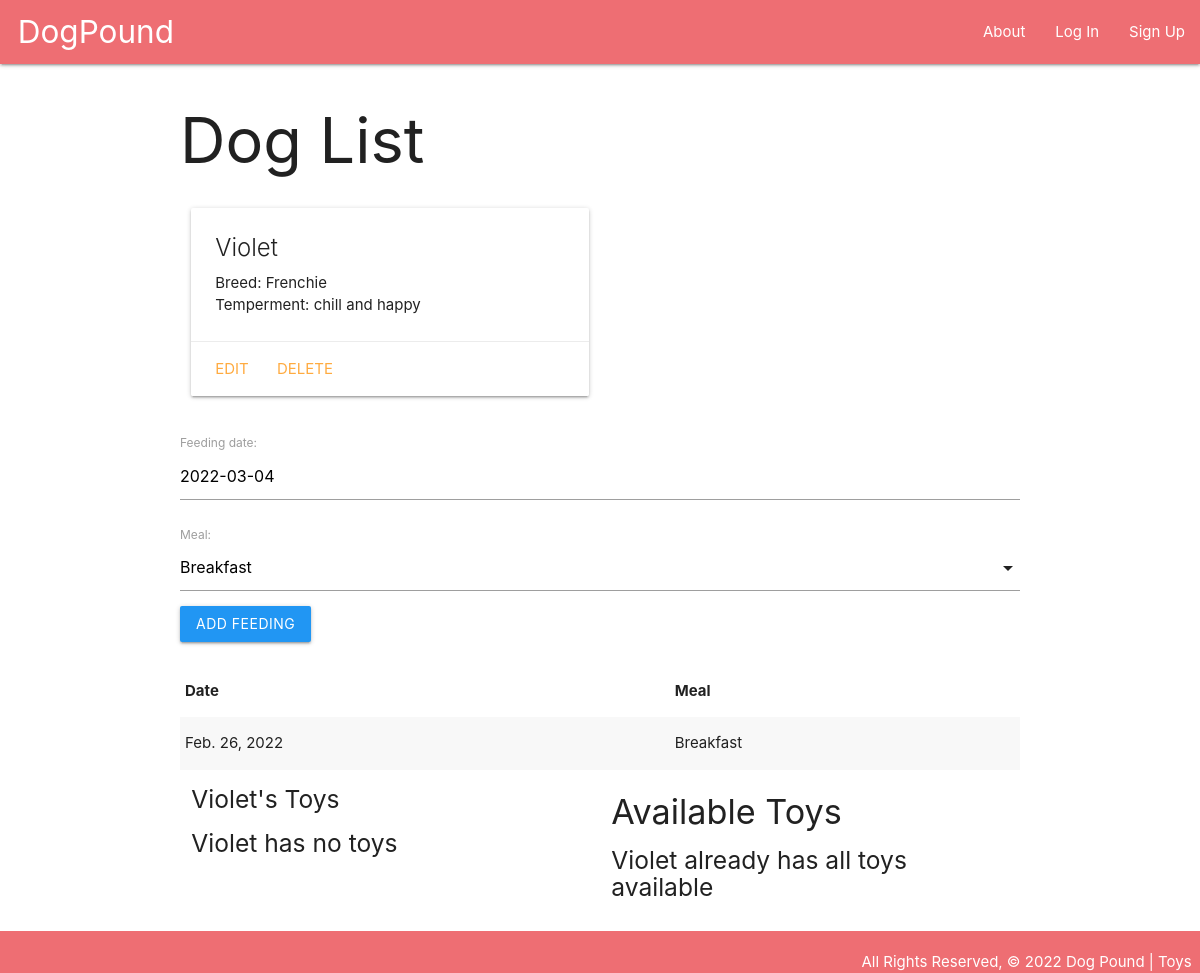
Page /about/dogs/1/ on the earlier database version.
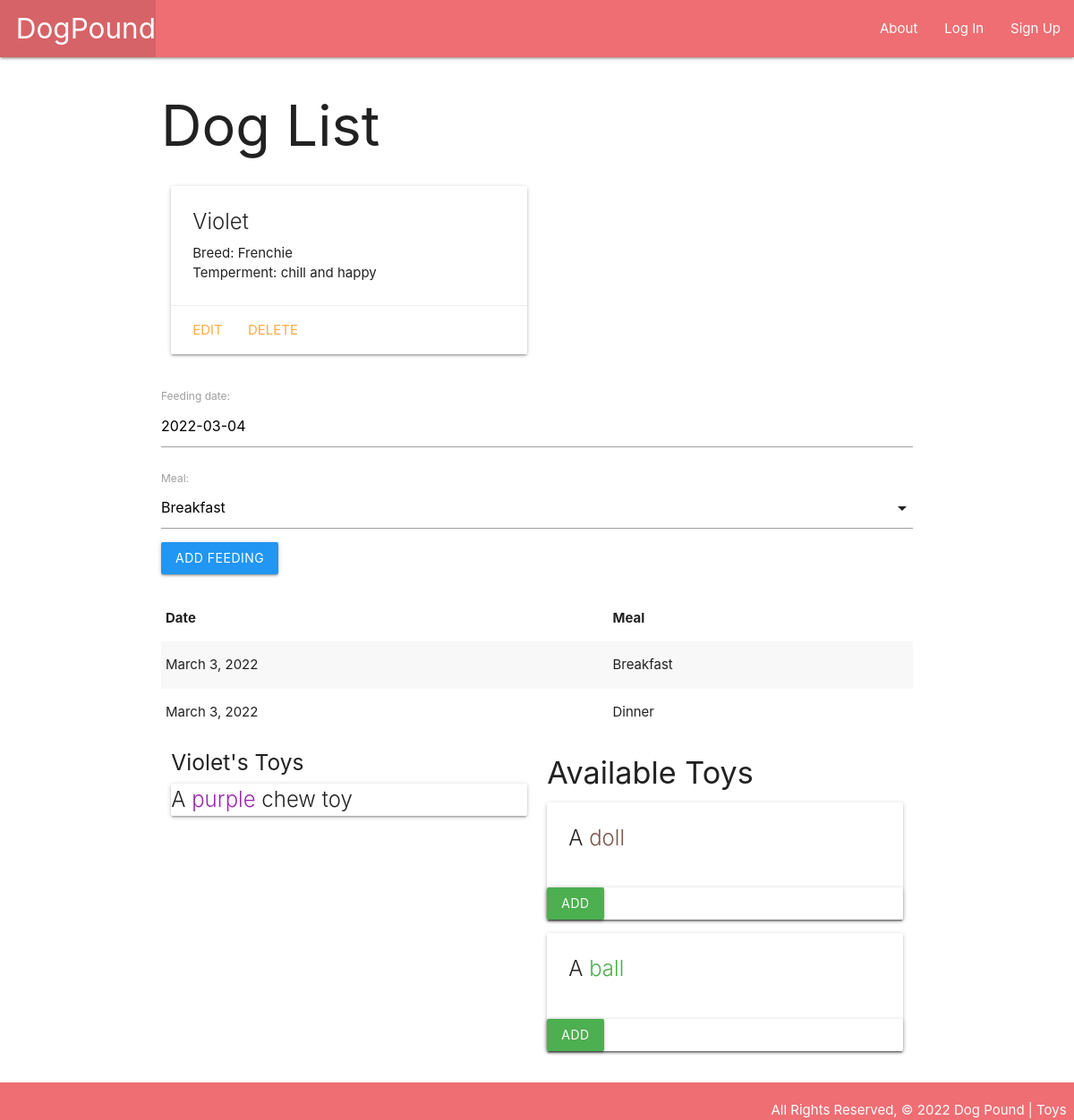
Same page on the later database version.
### main_app/models.py (models this page shows, shortened)
class Dog(models.Model):
    name = models.CharField(max_length=100)
    breed = models.CharField(max_length=100)
    temperment = models.TextField(max_length=250)
    toys = models.ManyToManyField(Toy)
    user = models.ForeignKey(User, on_delete=models.CASCADE, null=True)

class Feeding(models.Model):
    date = models.DateField('feeding date')
    meal = models.CharField(max_length=1, choices=MEALS, default=MEALS[0][0])
    dog = models.ForeignKey(Dog, on_delete=models.CASCADE)
    class Meta:
        ordering = ('-date', 'meal')

class Toy(models.Model):
    name = models.CharField(max_length=50)
    color = models.CharField(max_length=20)

### main_app/views.py (the view)
# urls.py: path('dogs/<int:dog_id>/', views.dogs_detail, name='detail'),
def dogs_detail(request, dog_id):
   dog = Dog.objects.get(id=dog_id)
   feeding_form = FeedingForm()
   toys_dog_doesnt_have = Toy.objects.exclude(id__in = dog.toys.all().values_list('id'))
   return render(request, 'dogs/detail.html',
   {'dog': dog,
   'feeding_form': feeding_form,
   'toys': toys_dog_doesnt_have
    })

### main_app/forms.py
class FeedingForm(ModelForm):
    class Meta:
        model = Feeding
        fields = ('date', 'meal')

### main_app/templates/dogs/detail.html (shortened to what this page needs)
{% extends 'base.html' %}
{% block content %}
<h1>Dog List</h1>
<div class='row'>
    <div class="col s6">
    <div class='card'>
        <div class="card-content">
            <span class="card-title">{{ dog.name }}</span>
            <p>Breed: {{ dog.breed }}</p>
            <p>Temperment: {{ dog.temperment }}</p>
        </div>
        <div class='card-action'>
            <a href='{% url 'dogs_update' dog.id %}'>Edit</a>
            <a href='{% url 'dogs_delete' dog.id %}'>Delete</a>
        </div>
    </div>
    </div>
</div>
<div class="col s6">
    <form action='{% url 'add_feeding' dog.id %}' method='POST'>
        {{ feeding_form.as_p }}
        <input type='submit' value='Add Feeding' class='btn blue'>
    </form>
    <br >
    <table class='striped'>
        <thead>
            <tr>
                <th>Date</th>
                <th>Meal</th>
            </tr>
        </thead>
        <tbody>
            {% for feeding in dog.feeding_set.all %}
                <tr>
                    <td>{{ feeding.date }}</td>
                    <td>{{ feeding.get_meal_display }}</td>
                </tr>
            {% endfor %}
        </tbody>
    </table>
</div>
<div class='row'>
    <div class="col s6">
         <h5>{{ dog.name }}'s Toys</h5>
            {% if dog.toys.count %}
                {% for toy in dog.toys.all %}
                    <div class='card'>
                        <div class='content'>
                            <span class='card-title'>
                                A <span class='{{ toy.color}}-text'>{{ toy.color }}</span> {{ toy.name }}
                            </span>
                        </div>
                    </div>
                {% endfor %}
            {% else %}
                <h5>{{ dog.name }} has no toys</h5>
            {% endif %}
    </div>
    <div class='col s6'>
        <h4>Available Toys</h4>
        {% if toys.count %}
            {% for toy in toys %}
            <div class='card'>
                <div class='card-content'>
                    <span class='card-title'>
                        A <span class='{{ toy.color.lower}}-text'>{{ toy.name}}</span>
                    </span>
                </div>
                <div class='card action'>
                    <form action="{% url 'assoc_toy' dog.id toy.id %}" method="POST">
                        <button type='submit' class='btn green'>Add</button>
                    </form>
                </div>
            </div>
        {% endfor %}
    {% else %}
            <h5>{{ dog.name }} already has all toys available</h5>
    {% endif %}
    </div>
</div>
{% endblock %}

### main_app/templates/base.html (shortened to what this page needs)
{% load static %}
<!DOCTYPE html>
<html lang="en">
  <head>
    <link
      rel="stylesheet"
      href="https://cdnjs.cloudflare.com/ajax/libs/materialize/1.0.0/css/materialize.min.css"
    />
    <link rel="stylesheet" href="{% static 'css/style.css' %}">
  </head>
  <body>
    <header class="navbar-fixed">
      <nav>
        <div class="nav-wrapper">
          <ul>
            <li>
              <a href='{% url "home" %}' class="left brand-logo">&nbsp;&nbsp;DogPound</a>
            </li>
          </ul>
          <ul class="right">
            <li><a href='{% url "about" %}'>About</a></li>
            {% if user.is_authenticated %}
            <li><a href='{% url "dogs_create" %}'>Add a Dog</a></li>
            <li><a href='{% url "index" %}'>View All My Dogs</a></li>
            <li><a href='{% url "toys_create" %}'>Add a Toy</a></li>
            <li><a href='{% url "toys_index" %}'>View All Toys</a></li>
            <li><a href='{% url "logout" %}'>Log Out</a></li>
            {% else %}
            <li><a href='{% url "login" %}'>Log In</a></li>
            <li><a href='{% url "signup" %}'>Sign Up</a></li>
            {% endif %}
          </ul>
        </div>
      </nav>
    </header>
    <main class="container">{% block content %} {% endblock %}</main>
    <footer class="page-footer">
      <div class="right">
        All Rights Reserved, &copy; 2022 Dog Pound | Toys &nbsp;
      </div>
    </footer>
  </body>
</html>

### main_app/static/css/style.css (style rules this page uses)
body { display: flex; min-height: 100vh; flex-direction: column; }
main { flex-grow: 1; }
footer { padding-top: 0; text-align: right; }

Differences in the rows shown:
changed Dog "Violet": name "Violet" → (not shown)
changed Feeding "Breakfast": date "Feb. 26, 2022" → "March 3, 2022"
added Feeding: date "March 3, 2022", meal "Dinner"
added Toy: color "purple", name "chew toy", shown under "Violet's Toys"
added Toy: name "doll", shown under "Available Toys"
added Toy: name "ball", shown under "Available Toys"
Other differences:
text no longer shown: "has no toys already has all toys available"
